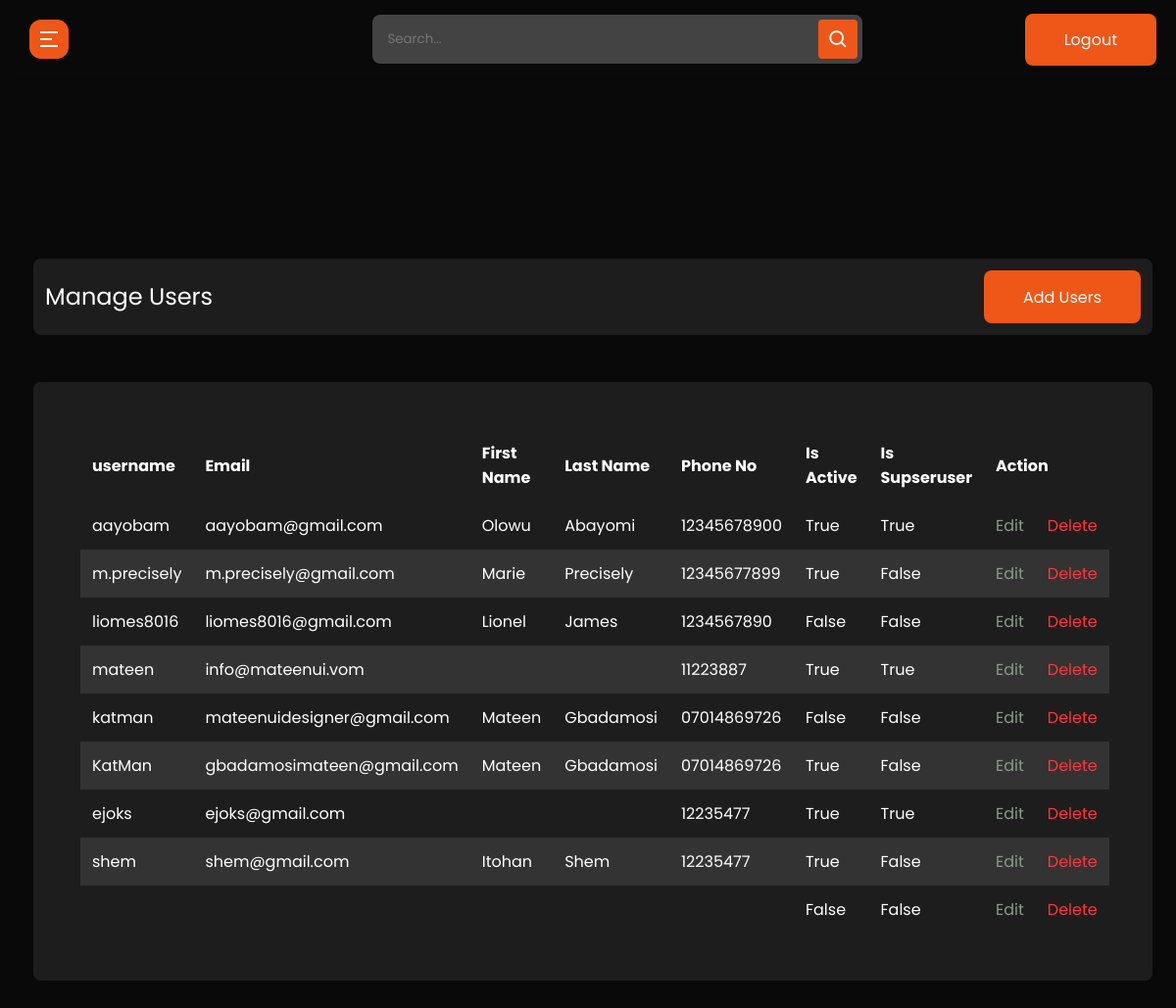
The page /admin-user-list/ (signed in) on the database its author committed.
### userprolog/models.py (models this page shows, shortened)
class User(AbstractBaseUser, PermissionsMixin):
    id = models.UUIDField(primary_key=True, default=uuid.uuid4, editable=False, unique=True)
    username = models.CharField(max_length=200, unique=True, blank=True)
    email = models.EmailField(max_length=200, unique=True, blank=False)
    first_name = models.CharField(max_length=200, blank=True)
    last_name = models.CharField(max_length=200, blank=True)
    phone_no = models.CharField(max_length=11,validators=[MaxLengthValidator(11)])
    profile_picture = models.ImageField(null=True, blank=True, default="default_user_image.jpeg", upload_to="profile_image/",)
    is_active = models.BooleanField(default=False)
    is_staff = models.BooleanField(default=False)
    is_superuser = models.BooleanField(default=False)
    date_joined = models.DateTimeField(auto_now_add=True)
    created = models.DateTimeField(auto_now_add=True)
    updated = models.DateTimeField(auto_now=True)
    objects = UserManager()
    EMAIL_FIELD = 'email'
    USERNAME_FIELD = 'username'
    REQUIRED_FIELDS = ['email',]

### cms/decorators.py (the view)
        def wrapper_func(request, *args, **kwargs):
            group = None
            if request.user.groups.exists():
                group = request.user.groups.all()[0].name
            if group in allowed_roles:
                return view_func(request, *args, **kwargs)
            else:
                return redirect("unauthorized-page")

### cms/views.py (called while the page is built)
@login_required(login_url='admin-login')
@allowed_user(allowed_roles=['admin'])
@admin_only
def admin_user_list(request):
    template_name = "cms/admin-user/index.html"
    users = User.objects.all()
    context = {"users":users}
    return render(request, template_name, context)

### cms/templates/cms/admin-user/index.html
{% extends 'admin_base.html' %}
{% load static %}
{% block content %}
  <section class="panel-section" style=margin-top:-700px>
    <div class="panel-content">
      <div class="page-wrapper admin-wrapper">
        <section class="alt-nav">
            <h4>Manage Users</h4>
            <a href="{% url 'admin-create-user' %}" class="btn">Add Users</a>
        </section>
        <div class="content-container">
          <section class="trade-table">
              <table>
                <thead>
                  <tr>
                    <th scope="col">username</th>
                    <th scope="col">Email</th>
                    <th scope="col">First Name</th>
                    <th scope="col">Last Name</th>
                    <th scope="col">Phone No</th>
                    <th scope="col">Is Active</th>
                    <th scope="col">Is Supseruser</th>
                    <th scope="col" colspan="2">Action</th>
                  </tr>
                </thead>
                <tbody>
                  {% for user in users %}
                    <tr>
                      <td data-label="Username">{{ user.username }}</td>
                      <td data-label="Email">{{ user.email }}</td>
                      <td data-label="First Name">{{ user.first_name|title }}</td>
                      <td data-label="Last Name">{{ user.last_name|title }}</td>
                      <td data-label="Phone No">{{ user.phone_no}}</td>
                      <td data-label="Is Active">{{ user.is_active}}</td>
                      <td data-label="Is Supseruser">{{ user.is_superuser }}</td>
                      <td data-label="Action"><a href="{% url 'admin-update-user' user.id %}" class="edit">Edit</a></td>
                      <td data-label="Action"><a href="{% url 'admin-delete-user' user.id %}" class="delete">Delete</a></td>
                    </tr>
                  {% endfor %}
                </tbody>
              </table>
          </section>
        </div>
      </div>
    </div>
  </section>
{% endblock content %}

### static/css/style.css (style rules this page uses)
html { scroll-behavior: smooth; }
* { margin: 0; padding: 0; -webkit-box-sizing: border-box; box-sizing: border-box; }
body { font-family: "Poppins", sans-serif; background-color: #0a0909; color: #fff; max-width: 1440px; margin: auto; }
.page-wrapper { padding: 0 24px; }
h4 { font-size: clamp(20px, 3vw, 24px); }
h2, h4, h5 { line-height: 1.2; }
a { text-decoration: none; color: #fff; }
.btn { padding: 15px 40px; border: 0px; border-radius: 8px; background-color: #ee5717; font-family: "Poppins", sans-serif; -webkit-transition: 0.3s; transition: 0.3s; height: 54px; width: auto; }
a.btn { text-decoration: none; color: #fff; }
.trade-table { width: 90%; background-color: #1d1d1d; margin: auto; margin-top: 48px; border-radius: 8px; padding: 48px; }
.trade-table table { border-collapse: collapse; width: 100%; }
.trade-table table thead { font-weight: 500; }
.trade-table table td, .trade-table table th { text-align: left; padding: 12px; }
.trade-table table th { background-color: #1d1d1d; }
.trade-table table tr:nth-child(even) { background-color: #333333; border-radius: 8px; }
section.alt-nav { margin-top: 60px; }

### static/css/admin.css (style rules this page uses)
* { font-family: "Poppins", sans-serif; }
.edit { color: #889c88; -webkit-transition: 0.3s; transition: 0.3s; }
.delete { color: #F83A3A; -webkit-transition: 0.3s; transition: 0.3s; }
.alt-nav { width: 100%; display: -webkit-box; display: -ms-flexbox; display: flex; -webkit-box-pack: justify; -ms-flex-pack: justify; justify-content: space-between; -webkit-box-align: center; -ms-flex-align: center; align-items: center; padding: 12px; background-color: #1D1D1D; border-radius: 8px; margin-top: 24px; }
.alt-nav h4 { font-weight: 400; }
.trade-table { width: 100%; }
.trade-table thead { font-weight: normal; }
.trade-table tbody { font-weight: 400; }
.content-container { background-color: #1D1D1D; margin: 48px 0; border-radius: 8px; }

### static/css/sidebar.css (style rules this page uses)
.panel-section { position: relative; min-height: 100vh; width: calc(100% - 240px); left: 240px; transition: all 0.5s ease; }
.panel-section .panel-content { position: relative; padding-top: 104px; }
@media (max-width: 1240px) { .panel-section { width: calc(100% - 10px); left: 10px; } }

### rows shown on the page
User: username "aayobam", email "aayobam@gmail.com", first_name "Olowu", last_name "Abayomi", phone_no "12345678900", is_active "True", is_superuser "True"
User: username "m.precisely", email "m.precisely@gmail.com", first_name "Marie", last_name "Precisely", phone_no "12345677899", is_active "True", is_superuser "False"
User: username "liomes8016", email "liomes8016@gmail.com", first_name "Lionel", last_name "James", phone_no "1234567890", is_active "False", is_superuser "False"
User: username "mateen", email "info@mateenui.vom", phone_no "11223887", is_active "True", is_superuser "True"
User: username "katman", email "mateenuidesigner@gmail.com", first_name "Mateen", last_name "Gbadamosi", phone_no "07014869726", is_active "False", is_superuser "False"
User: username "KatMan", email "gbadamosimateen@gmail.com", first_name "Mateen", last_name "Gbadamosi", phone_no "07014869726", is_active "True", is_superuser "False"
User: username "ejoks", email "ejoks@gmail.com", phone_no "12235477", is_active "True", is_superuser "True"
User: username "shem", email "shem@gmail.com", first_name "Itohan", last_name "Shem", phone_no "12235477", is_active "True", is_superuser "False"
User: is_active "False", is_superuser "False"
